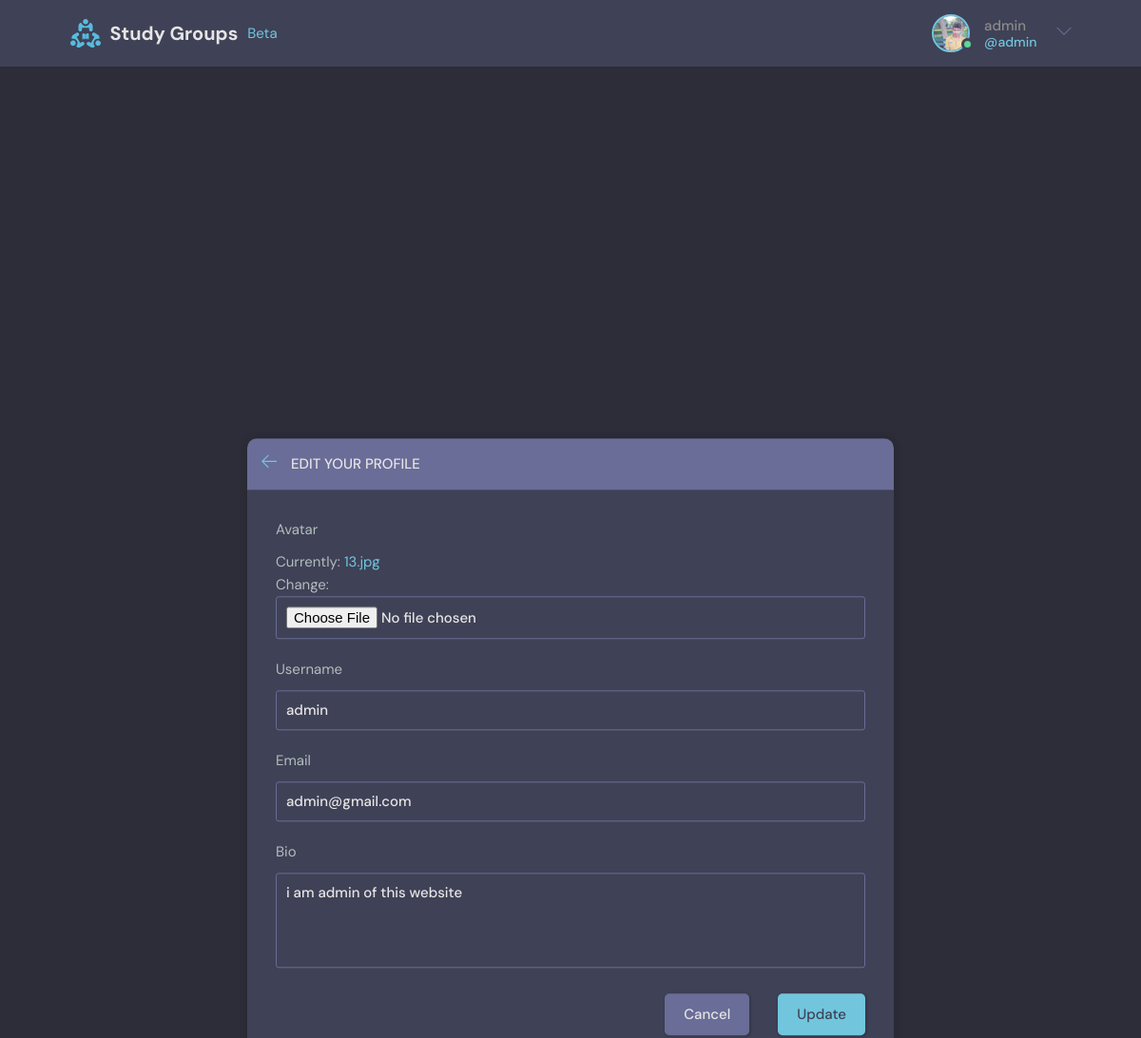
The page /update_profile (signed in) on the database its author committed.
### Home/models.py (models this page shows)
class User(AbstractUser):
    email = models.EmailField(unique=True)
    bio = models.TextField(null=True)
    avatar = models.ImageField(null=True,default="avatar.svg")
    is_online = models.BooleanField(default=False)
    USERNAME_FIELD = 'email'
    REQUIRED_FIELDS =  []

### Home/views.py (the view)
# urls.py: path("update_profile",views.update_user_profile,name='update_profile'),
@login_required(login_url='/login')
def update_user_profile(request):
    user = request.user
    form = UserForm(instance = user)
    if request.method == 'POST':
        form = UserForm(request.POST,request.FILES,instance = user)
        if form.is_valid:
            form.save()
            return redirect('profile',id= user.id)
    return render(request, 'user_profile_update.html',{'form':form})

### Home/forms.py
class UserForm(ModelForm):
    class Meta:
        model = User
        fields = ['avatar','username','email','bio']

### templates/user_profile_update.html (shortened to what this page needs)
{% extends 'main.html' %}
{% block body %}
<main class="update-account layout">
  <div class="container">
      <div class="layout__box" style="top: 70%">
          <div class="layout__boxHeader">
              <div class="layout__boxTitle">
                  <a href="/home">
                      <svg version="1.1" xmlns="http://www.w3.org/2000/svg" width="32" height="32"
                          viewBox="0 0 32 32">
                          <title>arrow-left</title>
                          <path
                              d="M13.723 2.286l-13.723 13.714 13.719 13.714 1.616-1.611-10.96-10.96h27.625v-2.286h-27.625l10.965-10.965-1.616-1.607z">
                          </path>
                      </svg>
                  </a>
                  <h3>Edit your profile</h3>
              </div>
          </div>
          <div class="layout__body">
              <form class="form" action="" method = "POST" enctype="multipart/form-data" >
                {% for field in form %}
                  <div class="form__group">
                      <label for="profile_pic">{{field.label}}</label>
                      {{field}}
                  </div>
                  {% endfor %}
                  <div class="form__action">
                      <a class="btn btn--dark" href="{{request.META.HTTP_REFERER}}">Cancel</a>
                      <button class="btn btn--main" type="submit">Update</button>
                  </div>
              </form>
          </div>
      </div>
  </div>
</main>
{% endblock body %}

### templates/main.html (shortened to what this page needs)
<!DOCTYPE html>
<html lang="en">
  <head>
    <link rel="stylesheet" href="/static/css/style.css" />
    </head>
  <body>
    <header class="header header--loggedIn">
      <div class="container" >
        <a href="/" class="header__logo" style="gap: 1rem;">
          <img src="/static/images/logo.svg" />
          <h1>Study Groups</h1><span>Beta</span>
        </a>
        <nav class="header__menu">
          {% if request.user.is_authenticated %}
          <div class="header__user">
            <a href="/my_profile">
              <div class="avatar avatar--medium active"  >
                <img src="{{request.user.avatar.url}}" />
              </div>
              <p>{{request.user.username}}<span>@{{request.user.username}}</span></p>
            </a>
            <button class="dropdown-button">
              <svg version="1.1" xmlns="http://www.w3.org/2000/svg" width="32" height="32" viewBox="0 0 32 32">
                <title>chevron-down</title>
                <path d="M16 21l-13-13h-3l16 16 16-16h-3l-13 13z"></path>
              </svg>
            </button>
          </div>
          {% else %}
          <a href="/login">
            <img alt="login" src="/static/images/user_upload/avatar.svg">
            <p>login</p>
          </a>
          {% endif %}
        </nav>
      </div>
    </header>
    {% block body %}{% endblock body %}
  </body>
</html>

### static/css/style.css (style rules this page uses)
:root { --color-main: #71c6dd; --color-main-light: #e1f6fb; --color-dark: #3f4156; --color-dark-medium: #51546e; --color-dark-light: #696d97; --color-light: #e5e5e5; --color-gray: #8b8b8b; --color-light-gray: #b2bdbd; --color-bg: #2d2d39; --color-success: #5dd693; --color-error: #fc4b0b; }
* { font-family: "DM Sans", -apple-system, BlinkMacSystemFont, "Segoe UI", Roboto, Oxygen, Ubuntu, Cantarell, "Open Sans", "Helvetica Neue", sans-serif; margin: 0; padding: 0; box-sizing: border-box; text-rendering: optimizeLegibility; font-size: inherit; }
html { font-size: 56.25%; }
@media only screen and (min-width: 1200px) { html { font-size: 62.5%; } }
body { line-height: 1.6; font-weight: 400; font-size: 1.5rem; color: var(--color-light-gray); background-color: var(--color-bg); min-height: 100vh; }
img { width: 100%; }
a { display: inline-block; color: var(--color-main); text-decoration: none; }
.container { max-width: 120rem; width: 90%; margin: auto; }
.btn { background-color: transparent; border: none; display: inline-flex; align-items: center; gap: 1rem; cursor: pointer; transition: all ease-in-out 0.3s; padding: 1rem 2rem; border-radius: 5px; box-shadow: 1px 1px 3px 1px rgba(0, 0, 0, 0.15); font-weight: 500; }
.btn--main { background-color: var(--color-main); color: var(--color-dark); }
.btn--dark { background-color: var(--color-dark-light); color: var(--color-light); }
.avatar { position: relative; display: inline-block; border-radius: 50%; border: 2px solid var(--color-main); }
.avatar img { display: block; border-radius: 50%; object-fit: cover; object-position: center; }
.avatar::after { content: ""; display: block; position: absolute; background-color: var(--color-gray); z-index: 111; border-radius: 50%; border: 0.3rem solid var(--color-dark); }
.avatar.active::after { background-color: var(--color-success); }
.avatar.avatar--medium img { width: 3.6rem; height: 3.6rem; border-radius: 50%; }
.avatar.avatar--medium:after { width: 0.7rem; height: 0.7rem; bottom: 0px; right: -6px; }
.header { padding: 1.5rem; background-color: var(--color-dark); }
.header > .container { display: flex; gap: 9.5rem; }
.header__logo, .header__user { display: flex; gap: 2rem; align-items: center; }
.header__logo > img { height: 3.2rem; width: 3.2rem; }
.header__logo > h1 { font-weight: 700; font-size: 2rem; color: var(--color-light); }
.header__menu { margin-left: auto; position: relative; }
.header__menu a { display: flex; gap: 1.5rem; align-items: center; font-weight: 500; text-decoration: none; color: var(--color-gray); }
.header__menu img { height: 3.6rem; }
.header__menu p { line-height: 1.2; }
.header__menu span { color: var(--color-main); font-weight: 500; font-size: 1.4rem; display: block; }
.header__menu svg { width: 1.6rem; height: 1.6rem; fill: var(--color-dark-light); }
.dropdown-button { background: transparent; border: 0; outline: 0; cursor: pointer; }
.layout { margin-top: 2.4rem; }
.layout > .container { display: flex; justify-content: space-between; align-items: flex-start; }
.layout__box { width: 90%; max-width: 48rem; min-height: 40rem; position: absolute; top: 50%; left: 50%; transform: translate(-50%, -46%); background-color: var(--color-dark); border-radius: 1rem; box-shadow: 1px 1px 6px 3px rgba(0, 0, 0, 0.1); overflow: hidden; }
.layout__boxHeader { display: flex; padding: 1.5rem; background-color: var(--color-dark-light); }
.layout__boxTitle { display: flex; gap: 1.5rem; align-items: center; }
.layout__boxTitle h3 { text-transform: uppercase; font-weight: 500; color: var(--color-light); }
.layout__boxTitle svg { width: 1.6rem; height: 1.6rem; fill: var(--color-main); }
.layout__body { margin: 3rem; }
.form__group { margin-bottom: 2rem; width: 100%; }
.form__group label { display: block; font-size: 1.5rem; margin-bottom: 1rem; }
.form__group input, .form__group textarea, .form__group select { background: transparent; border: 1px solid var(--color-dark-light); padding: 1rem; border-radius: 3px; width: 100%; color: var(--color-light); font-weight: 500; outline: none; }
.form__group textarea { background: transparent; height: 10rem; resize: none; }
.form__action { display: flex; justify-content: flex-end; gap: 3rem; }
.update-account.layout .layout__box { max-width: 68rem; }

### rows shown on the page
User: user.avatar (picture), user.username "admin", form "admin" "admin@gmail.com" "i am admin of this website"

### other values the page prints
{{ field.label }} "Avatar" "Username" "Email" "Bio"
